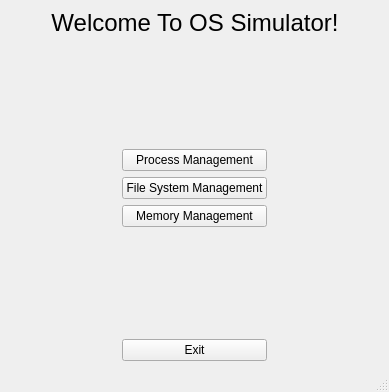
<?xml version="1.0" encoding="UTF-8"?>
<ui version="4.0">
 <class>MainWindow</class>
 <widget class="QMainWindow" name="MainWindow">
  <property name="geometry">
   <rect>
    <x>0</x>
    <y>0</y>
    <width>389</width>
    <height>392</height>
   </rect>
  </property>
  <property name="windowTitle">
   <string>MainWindow</string>
  </property>
  <widget class="QWidget" name="centralwidget">
   <layout class="QGridLayout" name="gridLayout_2">
    <item row="1" column="0">
     <layout class="QHBoxLayout" name="horizontalLayoutTitle">
      <item>
       <spacer name="horizontalSpacer">
        <property name="orientation">
         <enum>Qt::Horizontal</enum>
        </property>
        <property name="sizeHint" stdset="0">
         <size>
          <width>40</width>
          <height>20</height>
         </size>
        </property>
       </spacer>
      </item>
      <item>
       <widget class="QLabel" name="lableTitle">
        <property name="font">
         <font>
          <pointsize>18</pointsize>
         </font>
        </property>
        <property name="text">
         <string>Welcome To OS Simulator!</string>
        </property>
        <property name="alignment">
         <set>Qt::AlignCenter</set>
        </property>
       </widget>
      </item>
      <item>
       <spacer name="horizontalSpacer_2">
        <property name="orientation">
         <enum>Qt::Horizontal</enum>
        </property>
        <property name="sizeHint" stdset="0">
         <size>
          <width>40</width>
          <height>20</height>
         </size>
        </property>
       </spacer>
      </item>
     </layout>
    </item>
    <item row="2" column="0">
     <layout class="QGridLayout" name="gridLayout">
      <item row="3" column="1">
       <widget class="QPushButton" name="btnMemoryManagement">
        <property name="text">
         <string>Memory Management</string>
        </property>
       </widget>
      </item>
      <item row="4" column="1">
       <spacer name="verticalSpacer_2">
        <property name="orientation">
         <enum>Qt::Vertical</enum>
        </property>
        <property name="sizeHint" stdset="0">
         <size>
          <width>20</width>
          <height>40</height>
         </size>
        </property>
       </spacer>
      </item>
      <item row="1" column="1">
       <widget class="QPushButton" name="btnProcessManagement">
        <property name="text">
         <string>Process Management</string>
        </property>
       </widget>
      </item>
      <item row="1" column="2">
       <spacer name="horizontalSpacer_4">
        <property name="orientation">
         <enum>Qt::Horizontal</enum>
        </property>
        <property name="sizeHint" stdset="0">
         <size>
          <width>40</width>
          <height>20</height>
         </size>
        </property>
       </spacer>
      </item>
      <item row="1" column="0">
       <spacer name="horizontalSpacer_3">
        <property name="orientation">
         <enum>Qt::Horizontal</enum>
        </property>
        <property name="sizeHint" stdset="0">
         <size>
          <width>40</width>
          <height>20</height>
         </size>
        </property>
       </spacer>
      </item>
      <item row="5" column="1">
       <widget class="QPushButton" name="btnExit">
        <property name="text">
         <string>Exit</string>
        </property>
       </widget>
      </item>
      <item row="0" column="1">
       <spacer name="verticalSpacer">
        <property name="orientation">
         <enum>Qt::Vertical</enum>
        </property>
        <property name="sizeHint" stdset="0">
         <size>
          <width>20</width>
          <height>40</height>
         </size>
        </property>
       </spacer>
      </item>
      <item row="2" column="1">
       <widget class="QPushButton" name="btnFileSystemManagement">
        <property name="text">
         <string>File System Management</string>
        </property>
       </widget>
      </item>
     </layout>
    </item>
   </layout>
  </widget>
  <widget class="QMenuBar" name="menubar">
   <property name="geometry">
    <rect>
     <x>0</x>
     <y>0</y>
     <width>389</width>
     <height>24</height>
    </rect>
   </property>
  </widget>
  <widget class="QStatusBar" name="statusbar"/>
  <action name="actionQuit">
   <property name="text">
    <string>Exit</string>
   </property>
  </action>
 </widget>
 <resources/>
 <connections/>
</ui>
